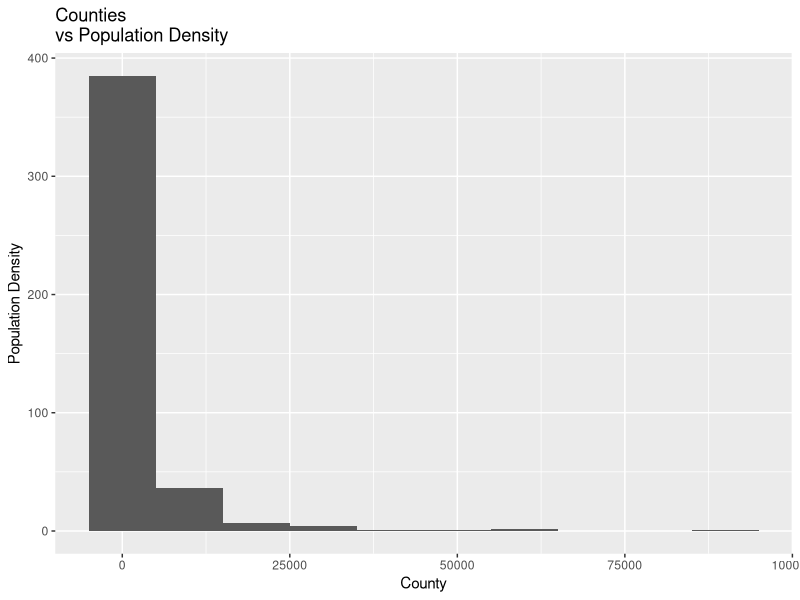
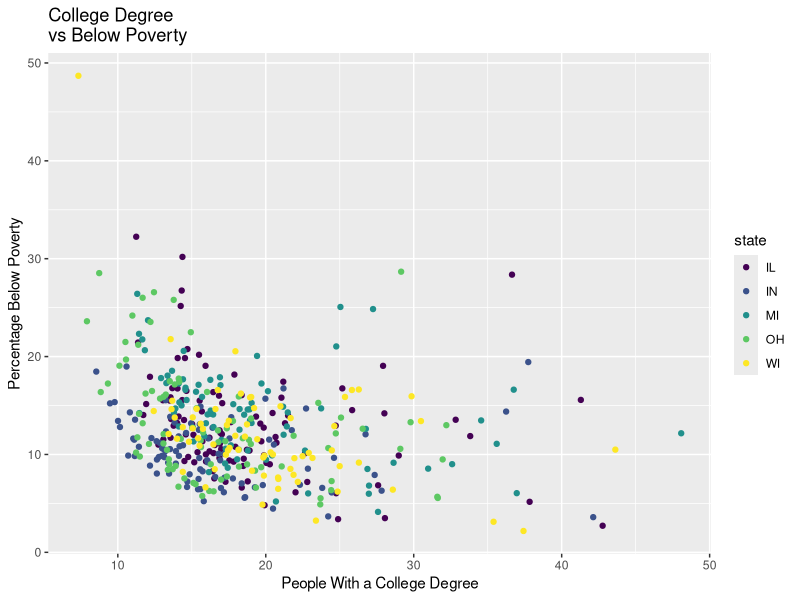
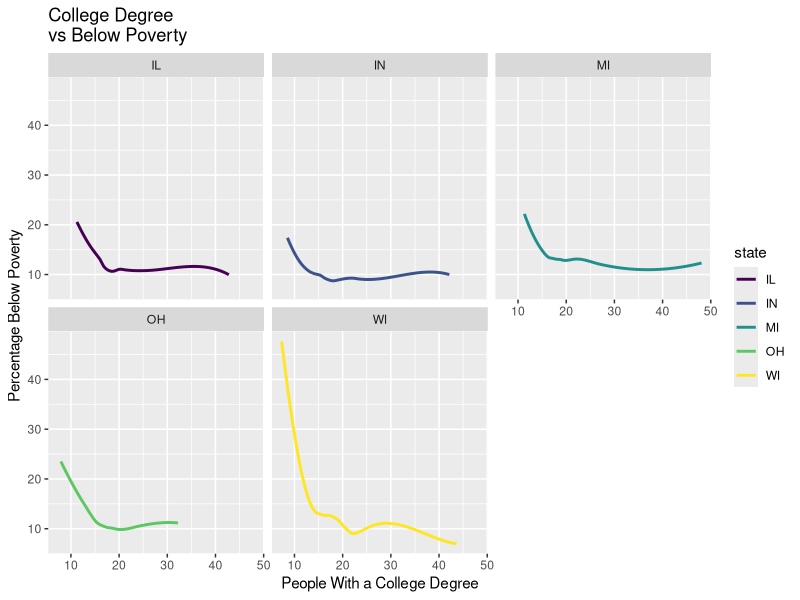

Generate these figures, in order, with R:
## ---- chunk 1
#| label: load-packages
#| message: false

library(tidyverse)
library(viridis)
## ---- chunk 2
ggplot(data = midwest, mapping = aes(x = popdensity)) + 
  geom_histogram(binwidth = 10000) +
  labs(x = "County", 
       y = "Population Density", 
       title = "Counties \nvs Population Density")
## ---- chunk 3
ggplot(data = midwest, 
       mapping = aes(x = percollege, y = percbelowpoverty , color = state)) +
  scale_color_viridis_d() + 
  geom_point() +
  labs(x = "People With a College Degree", 
       y = "Percentage Below Poverty", 
       title = "College Degree \nvs Below Poverty")
## ---- chunk 4
ggplot(data = midwest, 
       mapping = aes(x = percollege, y = percbelowpoverty , color = state)) +
  scale_color_viridis_d() + 
   facet_wrap("state") +
  geom_smooth(se = FALSE) +
  labs(x = "People With a College Degree", 
       y = "Percentage Below Poverty", 
       title = "College Degree \nvs Below Poverty")
